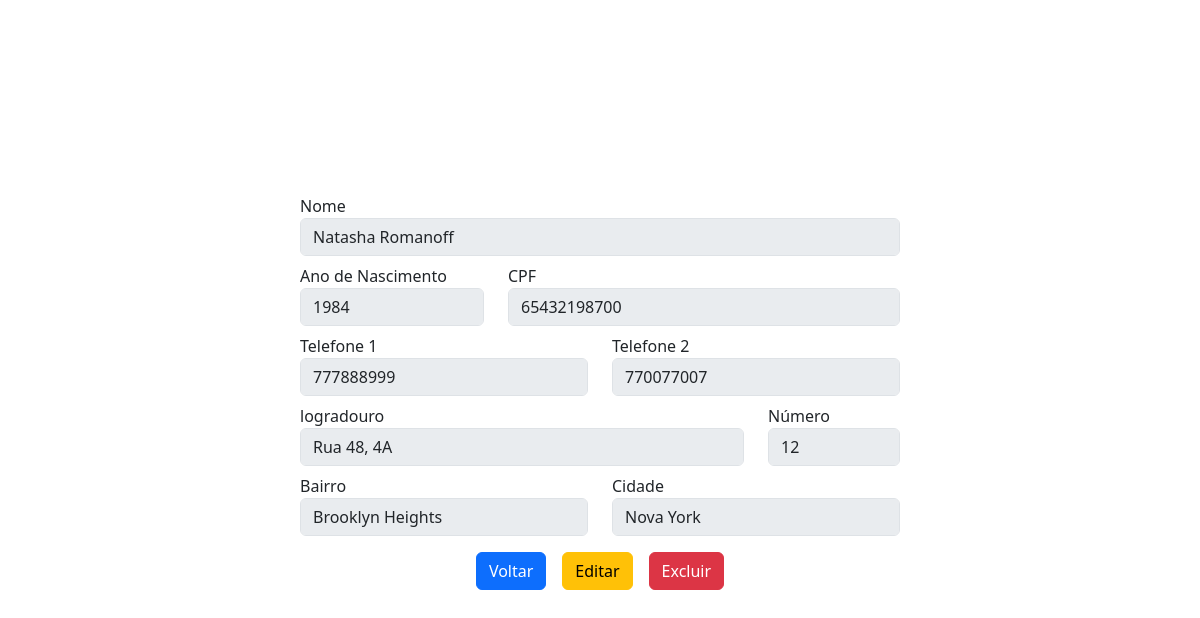
Screenshot of /page_ficha.php?id_usuario=4 with the database file from the repository.
### tables this page shows
CREATE TABLE `tb_usuario` (
  `id` int(11) NOT NULL,
  `usuario` varchar(100) DEFAULT NULL,
  `senha` varchar(100) DEFAULT NULL,
  `id_pessoa` int(11) NOT NULL
);

CREATE TABLE `tb_pessoa` (
  `id` int(11) NOT NULL,
  `nome` varchar(100) DEFAULT NULL,
  `ano_nascimento` year(4) DEFAULT NULL,
  `cpf` varchar(11) DEFAULT NULL,
  `telefone_1` varchar(11) DEFAULT NULL,
  `telefone_2` varchar(11) DEFAULT NULL,
  `logradouro` varchar(150) DEFAULT NULL,
  `n_casa` int(5) DEFAULT NULL,
  `bairro` varchar(100) DEFAULT NULL,
  `cidade` varchar(100) DEFAULT NULL
);

### page_ficha.php (the view, shortened to what this page needs)
<?php
$id_usuario = $_GET['id_usuario'];
$dsn = 'mysql:dbname=db_login;host=127.0.0.1';
$user = 'root';
$password = '';
$banco = new PDO($dsn, $user, $password);
$select = 'SELECT tb_pessoa.*, tb_usuario.usuario FROM tb_pessoa INNER JOIN tb_usuario ON tb_usuario.id_pessoa = tb_pessoa.id WHERE tb_pessoa.id = ' . $id_usuario;
$dados = $banco->query($select)->fetch();
?>
<link href="https://cdn.jsdelivr.net/npm/bootstrap@5.3.3/dist/css/bootstrap.min.css" rel="stylesheet">
<main class="container ">
    <form action="#">
        <label for="nome">Nome</label>
        <input type="text" value="<?= $dados['nome'] ?>" disabled class="form-control">
        <div class="row mt-2">
            <div class="col-4">
                <label for="ano_nascimento">Ano de Nascimento</label>
                <input type="number" value="<?php echo $dados['ano_nascimento'] ?>" disabled class="form-control">
            </div>
            <div class="col-8">
                <label for="cpf">CPF</label>
                <input type="text" value="<?= $dados['cpf'] ?>" disabled class="form-control">
            </div>
        </div>
        <div class="row mt-2">
            <div class="col">
                <label for="telefone_1">Telefone 1</label>
                <input type="text" value="<?php echo $dados['telefone_1'] ?>" disabled class="form-control">
            </div>
            <div class="col">
                <label for="telefone_2">Telefone 2</label>
                <input type="text" value="<?php echo $dados['telefone_2'] ?>" disabled class="form-control">
            </div>
        </div>
        <div class="row mt-2">
            <div class="col-9">
                <label for="logradouro">logradouro</label>
                <input type="text" value="<?php echo $dados['logradouro'] ?>" disabled class="form-control">
            </div>
            <div class="col-3">
                <label for="numero">Número</label>
                <input type="number" value="<?php echo $dados['n_casa'] ?>" disabled class="form-control">
            </div>
        </div>
        <div class="row mt-2">
            <div class="col">
                <label for="data_nascimento">Bairro</label>
                <input type="text" value="<?php echo $dados['bairro'] ?>" disabled class="form-control">
            </div>
            <div class="col">
                <label for="data_nascimento">Cidade</label>
                <input type="text" value="<?php echo $dados['cidade'] ?>" disabled class="form-control">
            </div>
            <div class="d-flex justify-content-center mt-3">
                <a href="page_lista.php" class="btn btn-primary">Voltar</a>
                <a href="page_editarUsuario.php?id_usuario=<?= $id_usuario ?>" class="btn btn-warning ms-3">Editar</a>
                <a href="./includes/excluirUsuario.php?id_usuario=<?= $id_usuario ?>" class="btn btn-danger ms-3">Excluir</a>
            </div>
        </div>
    </form>
</main>

### page_ficha.php (style rules this page uses)
main { display: flex; flex-direction: column; align-items: center; justify-content: center; height: 100vh; }
form { width: 600px; }

### rows the page displays
tb_usuario: id_pessoa.nome "Natasha Romanoff", id_pessoa.ano_nascimento "1984", id_pessoa.cpf "65432198700", id_pessoa.telefone_1 "777888999", id_pessoa.telefone_2 "770077007", id_pessoa.logradouro "Rua 48, 4A", id_pessoa.n_casa "12", id_pessoa.bairro "Brooklyn Heights", id_pessoa.cidade "Nova York"
